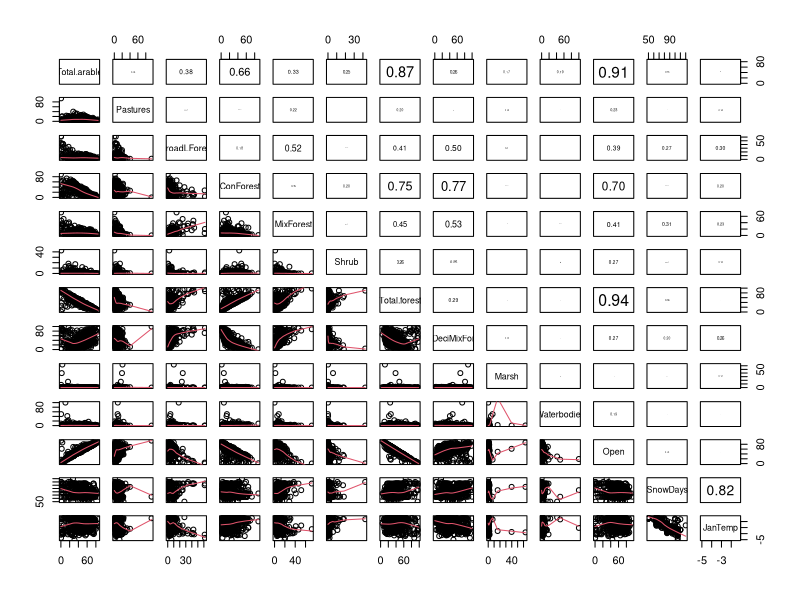
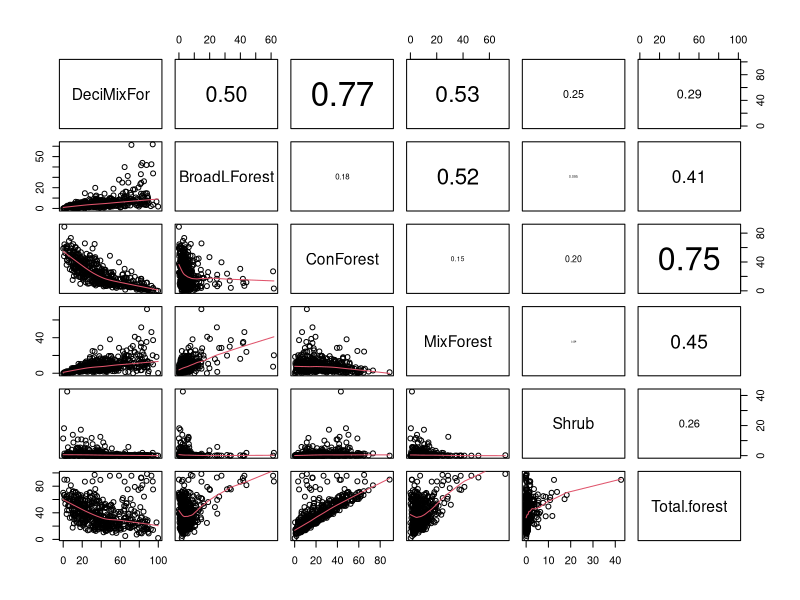
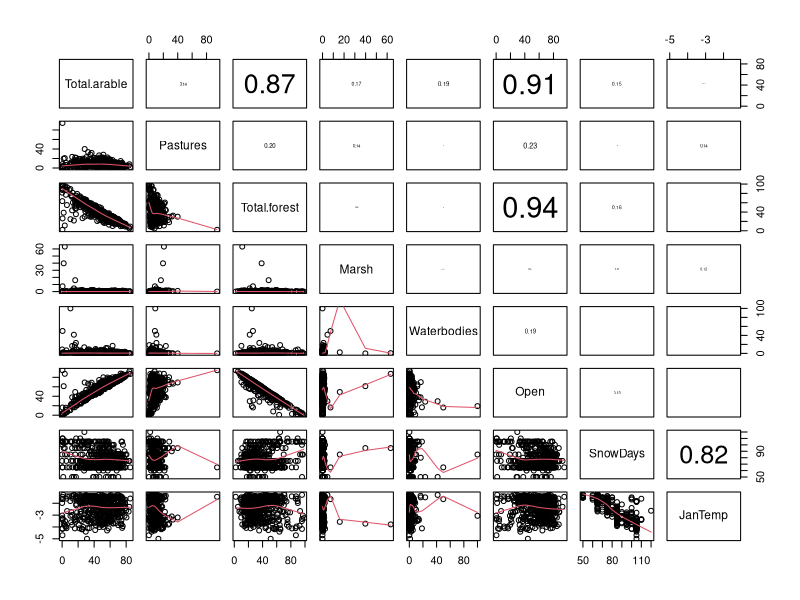
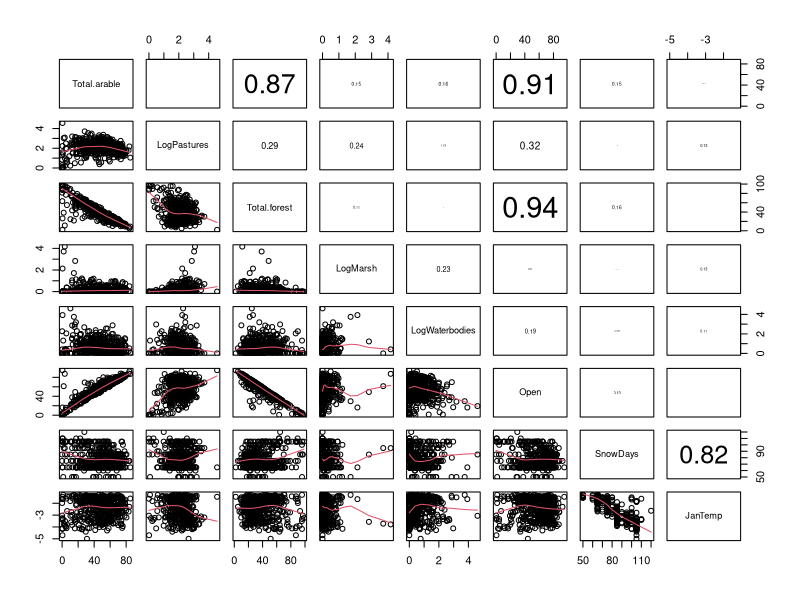
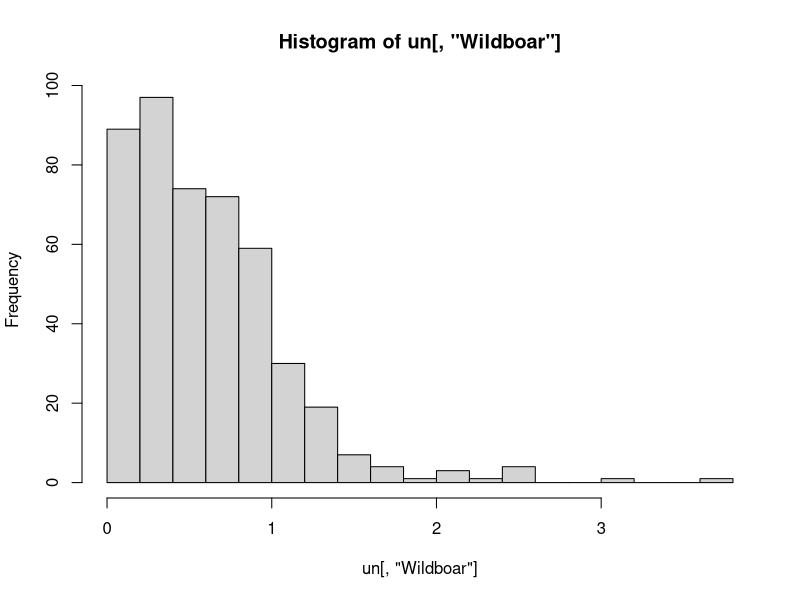
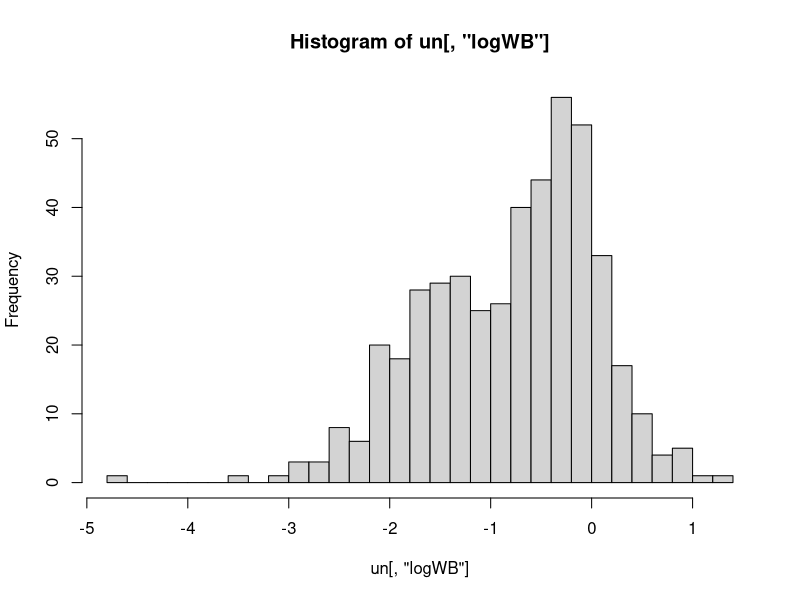
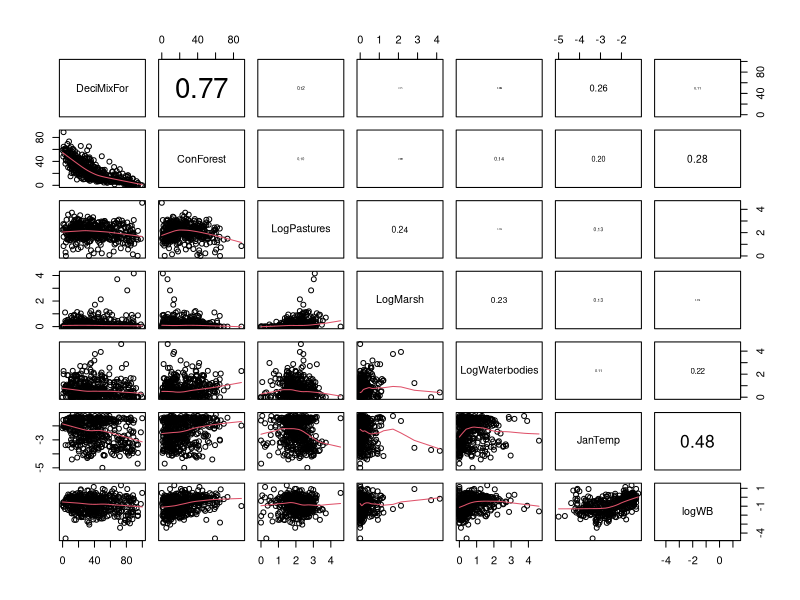
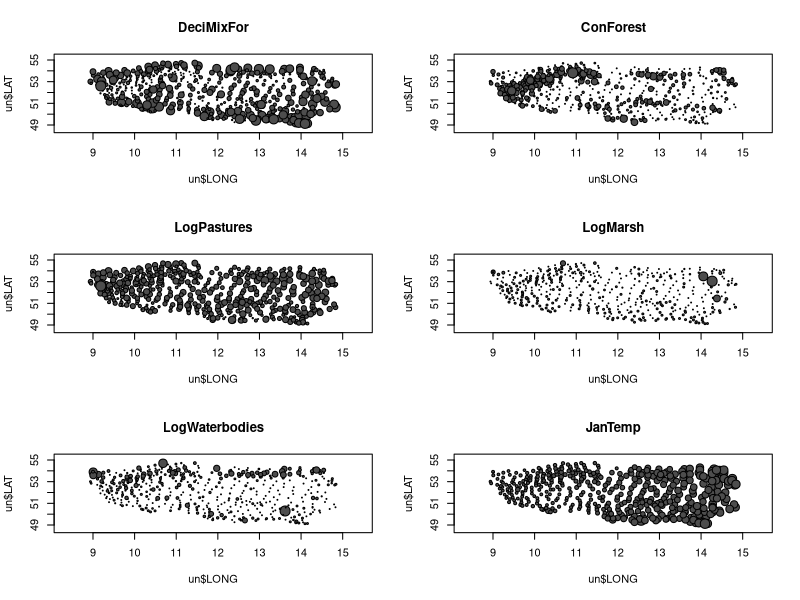

R code for these plots, in order: (Note: this script raises an error after producing the figures.)
## ---- chunk 1
knitr::opts_chunk$set(echo=TRUE, message = FALSE, warning = FALSE, eval = FALSE, cache = FALSE)

SOLUTIONS<- TRUE
## ---- chunk 2

library(lattice)
library(nlme)
library(effects)
library(knitr)

# load extra panel function for pair plots
panel.cor <- function(x, y, digits = 2, prefix = "", cex.cor, ...)
{
    usr <- par("usr"); on.exit(par(usr))
    par(usr = c(0, 1, 0, 1))
    r <- abs(cor(x, y))
    txt <- format(c(r, 0.123456789), digits = digits)[1]
    txt <- paste0(prefix, txt)
    if(missing(cex.cor)) cex.cor <- 0.8/strwidth(txt)
    text(0.5, 0.5, txt, cex = cex.cor * r)
}

pairs2<- function (x) pairs(x, lower.panel = panel.smooth, upper.panel = panel.cor)

# load data set
un<- read.csv("data/ungulates.csv")

str(un)

## ---- chunk 3
# My choice of Potential Predictor Variables (a rather broad first selection)
# I like to store the names of the variables of interest in a vector,
# for convenience
PPV<- c("Total.arable", "Pastures", "BroadLForest", "ConForest", "MixForest",
	"Shrub", "Total.forest", "DeciMixFor", "Marsh", "Waterbodies", "Open",
	"SnowDays", "JanTemp")

# I have excluded Longitude, Latitude and Quadrant because these
# are not environmental predictors, so they would not tell us directly
# about the environmental determinants of WB distribution.

# I have not selected other species as predictors, although if there
# were ecological inter-specific interactions between the wild boar
# and another species, they could be relevant as predictors.

## ---- chunk 4
pairs2(un[, PPV])
# a bit too many! Let's make subsets.

# Could start with all variables associated with forest habitats
PPV1<- c("DeciMixFor", "BroadLForest", "ConForest", "MixForest", "Shrub",
	"Total.forest")
pairs2(un[, PPV1])
# Forest habitats are mostly coniferous (industrial plantations).
# Therefore ConForest and Total.forest are highly correlated.
# Non-coniferous forests are mostly broad-leaved or mixed.
# wouldn't make much sense to include ConForest and Total.forest together
# option 1: use Total.forest alone
# option 2: if interested in forest type, use ConForest and DeciMixFor
# shrublands not too correlated with other forests-> can be used together

# variables associated with other habitats (keeping Total.Forest
# to see how forest cover is correlated with other land uses)
PPV2<- c("Total.arable", "Pastures", "Total.forest", "Marsh", "Waterbodies",
	"Open", "SnowDays", "JanTemp")
pairs2(un[, PPV2])
# Open habitats mostly Arable land (the two are therefore redundant)
# Non-arable is mostly forest (not to be used together)
# -> instead of Open/Arable, use Total.forest or ConForest + DeciMixFor
# SnowDays and JanTemp highly correlated -> use only one
# Pastures, Marsh and Waterbodies skewed -> try log-transform

un$LogPastures<- log(un$Pastures + 1)
un$LogMarsh<- log(un$Marsh + 1)
un$LogWaterbodies<- log(un$Waterbodies + 1)

PPV2<- c("Total.arable", "LogPastures", "Total.forest", "LogMarsh",
	"LogWaterbodies", "Open", "SnowDays", "JanTemp")
pairs2(un[, PPV2])
# Log of Marsh and Waterbodies still skewed -> use log for now and hope for the best.
# stronger transformations are possible but the stronger the less it reflects
# the original variable -> risk of losing some interpretability!

# My set of candidate predictors
CP<- c("DeciMixFor", "ConForest", "LogPastures", "LogMarsh", "LogWaterbodies",
	"JanTemp")

## ---- chunk 5
hist(un[, "Wildboar"], nclass= 25)
# positively skewed and mean close to zero
# -> log transform to avoid risk of negative predictions

un$logWB<- log(un$Wildboar)
# one obs with zero value (returning a -Inf)
# One approach is to use log(un$Wildboar + 1) for example,
# or we can replace the zero by something close to
# the smallest non-zero value in the data
min(un$Wildboar[un$Wildboar!=0])
# smallest non-zero value is 0.033, so we could use 0.01 for example
un$logWB[un$Wildboar==0]<- log(0.01) 

hist(un[, "logWB"], nclass= 25)
# Looking better

# Relationship between wild boar and selected predictors (bottom row):
pairs2(un[, c("DeciMixFor", "ConForest", "LogPastures", "LogMarsh",
	"LogWaterbodies", "JanTemp", "logWB")])
# suggestion of negative effect of deciduous forests
# suggestion of positive effect of coniferous forests
# suggestion of positive effect of water bodies
# suggestion of positive effect of January temperature

# no obvious transformation that would help

## ---- chunk 6

par(mfrow= c(3, 2))
# par(mfrow= c(2, 3))
max.size<- 0.05
symbols(x= un$LONG, y= un$LAT, circles= un$DeciMixFor, 
	bg= grey(0.3), inches= max.size, main= "DeciMixFor")
symbols(x= un$LONG, y= un$LAT, circles= un$ConForest, 
	bg= grey(0.3), inches= max.size, main= "ConForest")
symbols(x= un$LONG, y= un$LAT, circles= un$LogPastures, 
	bg= grey(0.3), inches= max.size, main= "LogPastures")
symbols(x= un$LONG, y= un$LAT, circles= un$LogMarsh, 
	bg= grey(0.3), inches= max.size, main= "LogMarsh")
symbols(x= un$LONG, y= un$LAT, circles= un$LogWaterbodies, 
	bg= grey(0.3), inches= max.size, main= "LogWaterbodies")
symbols(x= un$LONG, y= un$LAT, circles= abs(un$JanTemp), 
	bg= grey(0.3), inches= max.size, main= "JanTemp")

# JanTemp varies at very broad scale (very smooth
# change at national scale)

# Forest and Pastures vary at medium scales (some 
# clear regional patterns, not as smooth as JanTemp)

# Water-related habitats vary very locally

## ---- chunk 7

M1<- gls(logWB ~ DeciMixFor * ConForest + LogPastures + LogMarsh + 
		LogWaterbodies + JanTemp, data= un)
# DeciMixFor * ConForest asks if the (negative?) mixed forests effect
# depends on the availability of coniferous forests

summary(M1)

plot(Variogram(M1, nint= 25, form= ~ LONG + LAT, resType= "pearson"), 
		smooth= F)

# Could use a range of 3 to 4 and a nugget of 0.4, as starting points

## ---- chunk 8

# let's start with an initial value of the range lower than suggested 
# by the empirical variogram.
# If all is well, this should not make a difference to the model 
# estimates of the range and nugget coefficients:
M1.corSpher.1<- gls(logWB ~ DeciMixFor * ConForest + LogPastures + LogMarsh + 
		LogWaterbodies + JanTemp, correlation= corSpher(value= c(1, 0.4), 
		form = ~ LONG + LAT, nugget= T), data= un)
summary(M1.corSpher.1)
plot(Variogram(M1.corSpher.1, nint= 25, form= ~ LONG + LAT,
		resType= "pearson"), smooth= F)

# then one which is close but slightly under, maybe:
M1.corSpher.2<- gls(logWB ~ DeciMixFor * ConForest + LogPastures + LogMarsh + 
		LogWaterbodies + JanTemp, correlation= corSpher(value= c(2, 0.4), 
		form = ~ LONG + LAT, nugget= T), data= un)
summary(M1.corSpher.2)
plot(Variogram(M1.corSpher.2, nint= 25, form= ~ LONG + LAT,
		resType= "pearson"), smooth= F)

# then one which is close but slightly higher, maybe:
M1.corSpher.4<- gls(logWB ~ DeciMixFor * ConForest + LogPastures + LogMarsh + 
		LogWaterbodies + JanTemp, correlation= corSpher(value= c(4, 0.4), 
		form = ~ LONG + LAT, nugget= T), data= un)
summary(M1.corSpher.4)
plot(Variogram(M1.corSpher.4, nint= 25, form= ~ LONG + LAT,
		resType= "pearson"), smooth= F, ylim= c(0, 1.2))

# then end with an initial value of the range much larger than suggested
# by the empirical variogram, to explore how sensitive the estimate is:
M1.corSpher.10<- gls(logWB ~ DeciMixFor * ConForest + LogPastures + LogMarsh + 
		LogWaterbodies + JanTemp, correlation= corSpher(value= c(10, 0.4), 
		form = ~ LONG + LAT, nugget= T), data= un)
# summary(M1.corSpher.10)
plot(Variogram(M1.corSpher.10, nint= 25, form= ~ LONG + LAT,
		resType= "pearson"), smooth= F, ylim= c(0, 1.2))
# starting values 4 or greater for the range lead to the same range
# estimate (5.31), which is a good thing.
# But lower starting values (1 or 2) lead to different estimates, 
# so there is a high sensitivity to starting values overall, 
# which is a bit annoying. 
# This means that there is perhaps no unique way of fitting
# this model to the data. Could be because the assumptions of the Spherical
# model are not a very good match with the pattern in the data.

# For lack of a better approach, we'll ask AIC what fits the
# data best among the spherical variogram models:
kable(AIC(M1.corSpher.1, M1.corSpher.2, M1.corSpher.4, M1.corSpher.10))
# let's choose starting values set "M1.corSpher.4"


M1.corExp.2<- gls(logWB ~ DeciMixFor * ConForest + LogPastures + LogMarsh + 
		LogWaterbodies + JanTemp, correlation= corExp(value= c(2, 0.4), 
		form = ~ LONG + LAT, nugget= T), data= un)
summary(M1.corExp.2)
plot(Variogram(M1.corExp.2, nint= 25, form= ~ LONG + LAT,
		resType= "pearson"), smooth= F)

M1.corExp.10<- gls(logWB ~ DeciMixFor * ConForest + LogPastures + LogMarsh + 
		LogWaterbodies + JanTemp, correlation= corExp(value= c(10, 0.4), 
		form = ~ LONG + LAT, nugget= T), data= un)
summary(M1.corExp.10)
plot(Variogram(M1.corExp.10, nint= 25, form= ~ LONG + LAT,
		resType= "pearson"), smooth= F)

# with the exponential variogram the best estimates of the range and nugget
#  don't depend on the choice of initial values, whether small or 
# (unrealistically) large: that's more reassuring that the estimate is robust

kable(AIC(M1.corExp.2, M1.corExp.10))
# no difference


M1.corLin.4<- gls(logWB ~ DeciMixFor * ConForest + LogPastures + LogMarsh + 
		LogWaterbodies + JanTemp, correlation= corLin(value= c(4, 0.3), 
		form = ~ LONG + LAT, nugget= T), data= un)
summary(M1.corLin.4)
plot(Variogram(M1.corLin.4, nint= 25, form= ~ LONG + LAT,
		resType= "pearson"), smooth= F)

# the following does not converge:
#M1.corLin.5<- gls(logWB ~ DeciMixFor * ConForest + LogPastures + LogMarsh + 
#		LogWaterbodies + JanTemp, correlation= corLin(value= c(5, 0.3), 
#		form = ~ LONG + LAT, nugget= T), data= un)
#summary(M1.corLin.5)
#plot(Variogram(M1.corLin.5, nint= 25, form= ~ LONG + LAT,
#		resType= "pearson"), smooth= F)

#kable(AIC(M1.corLin.4, M1.corLin.5))
# no difference -> choose either

M1.corRatio.4<- gls(logWB ~ DeciMixFor * ConForest + LogPastures + LogMarsh + 
		LogWaterbodies + JanTemp, correlation= corRatio(value= c(4, 0.4), 
		form = ~ LONG + LAT, nugget= T), data= un)
summary(M1.corRatio.4)
plot(Variogram(M1.corRatio.4, nint= 25, form= ~ LONG + LAT,
		resType= "pearson"), smooth= F)

M1.corRatio.10<- gls(logWB ~ DeciMixFor * ConForest + LogPastures + LogMarsh + 
		LogWaterbodies + JanTemp, correlation= corRatio(value= c(10, 0.4), 
		form = ~ LONG + LAT, nugget= T), data= un)
summary(M1.corRatio.10)
plot(Variogram(M1.corRatio.10, nint= 25, form= ~ LONG + LAT,
		resType= "pearson"), smooth= F)

kable(AIC(M1.corRatio.4, M1.corRatio.10))
# no difference -> choose either

# now compare the different structures, using the best estimates for each one:
kable(AIC(M1.corSpher.4, M1.corExp.2, M1.corLin.4, M1.corRatio.4))
# corExp wins

## ---- chunk 9

M1.corExp.2.ML<- gls(logWB ~ DeciMixFor * ConForest + LogPastures + LogMarsh + 
		LogWaterbodies + JanTemp, correlation= corExp(value= c(2, 0.4), 
		form = ~ LONG + LAT, nugget= T), data= un, method= "ML")
summary(M1.corExp.2.ML)

drop1(M1.corExp.2.ML, test= "Chisq")
# remove LogWaterbodies

M2.corExp.2.ML<- gls(logWB ~ DeciMixFor * ConForest + LogPastures + LogMarsh +
		JanTemp, correlation= corExp(value= c(2, 0.4), 
		form = ~ LONG + LAT, nugget= T), data= un, method= "ML")
summary(M2.corExp.2.ML)

drop1(M2.corExp.2.ML, test= "Chisq")
# no more terms to delete

## ---- chunk 10

# no blocking performed, to check that the covariance structure is appropriate:
M2.corExp.2.REML<- gls(logWB ~ DeciMixFor * ConForest + LogPastures + LogMarsh +
		JanTemp, correlation= corExp(value= c(2, 0.4), 
		form = ~ LONG + LAT, nugget= T), data= un, method= "REML")
summary(M2.corExp.2.REML)
plot(Variogram(M2.corExp.2.REML, nint= 25, form= ~ LONG + LAT,
		resType= "pearson"), smooth= F, ylim= c(0, 1.5))

M2.corSpher.4.REML<- gls(logWB ~ DeciMixFor * ConForest + LogPastures + LogMarsh +
		JanTemp, correlation= corSpher(value= c(4, 0.4), 
		form = ~ LONG + LAT, nugget= T), data= un, method= "REML")
summary(M2.corSpher.4.REML)
plot(Variogram(M2.corSpher.4.REML, nint= 25, form= ~ LONG + LAT,
		resType= "pearson"), smooth= F, ylim= c(0, 1.5))
# seems a lot better for the estimated sill, worse for the fit at low distances

AIC(M2.corExp.2.REML, M2.corSpher.4.REML)
# AIC still slightly favours exponential
# (not a very meaningful difference, we could pick either covariance model)

summary(M2.corExp.2.REML)

M2.corExp.2.ML<- update(M2.corExp.2.REML, method= "ML")
kable(drop1(M2.corExp.2.ML))

# minimum adequate model unchanged

## ---- chunk 11

# We want the normalized residuals primarily, to see 
# if the model was successful at capturing all the
# residual spatial autocorrelation (little should remain)

# We may want to look at Pearson residuals as well, to see
# the spatial autocorrelation not accounted for by
# the predictors in the model

plot(Variogram(M2.corExp.2.REML, nint= 25, form= ~ LONG + LAT,
		resType= "pearson"), smooth= F, ylim= c(0, 1.5))
plot(Variogram(M2.corExp.2.REML, nint= 25, form= ~ LONG + LAT,
		resType= "normalized"), smooth= F, ylim= c(0, 1.5))

par(mfrow= c(1, 2))
M2.corExp.2.REML.res.p<-resid(M2.corExp.2.REML, type= "pearson")

symbols(x= un$LON, y= un$LAT, circles= abs(M2.corExp.2.REML.res.p), 
	inches= 0.17, bg= c("blue3", "red3")[(M2.corExp.2.REML.res.p > 0) + 1])

M2.corExp.2.REML.res.n<-resid(M2.corExp.2.REML, type= "normalized")

symbols(x= un$LON, y= un$LAT, circles= abs(M2.corExp.2.REML.res.n), 
	inches= 0.17, bg= c("blue3", "red3")[(M2.corExp.2.REML.res.n > 0) + 1])

# residuals vs fitted and QQplot
plot(resid(M2.corExp.2.REML, type= "normalized") ~ fitted(M2.corExp.2.REML))
abline(h= 0, col= 2)

qqnorm(resid(M2.corExp.2.REML, type= "normalized"))
qqline(resid(M2.corExp.2.REML, type= "normalized"))

## ---- chunk 12

par(mfrow= c(3, 2))
plot(resid(M2.corExp.2.REML, type= "pearson") ~ un$DeciMixFor); abline(h= 0, col= 2)
# slight non-linearity maybe

plot(resid(M2.corExp.2.REML, type= "pearson") ~ un$ConForest); abline(h= 0, col= 2)
# probable non-linearity (slight)

plot(resid(M2.corExp.2.REML, type= "pearson") ~ un$LogPastures); abline(h= 0, col= 2)
# looks fine

plot(resid(M2.corExp.2.REML, type= "pearson") ~ un$LogMarsh); abline(h= 0, col= 2)
# Likely over-influential values due to larger Marshes

plot(resid(M2.corExp.2.REML, type= "pearson") ~ un$JanTemp); abline(h= 0, col= 2)
# probable non-linearity (slight)

# One possible way of addressing this (being creative today!)
# censor (cap) LogMarshes values to a max of 1 
# (i.e., turn every value greater than 1 into 1)
# Not the most statistically elegant transformations (avoid if
# better available) but hopefully better than misleading
# conclusions due to overly influential observations
un$LogMarshCensored<- ifelse(un$LogMarsh < 1, un$LogMarsh, 1)

# if you are unsure about what the above command does, try this:
example<- 1:10
example
example < 6
ifelse(example < 6, example, 99)
# when test is true, takes value of example at the same position
# when test is false, takes 99

M3.corExp.2.REML<- gls(logWB ~ DeciMixFor * ConForest + LogPastures + LogMarshCensored +
		JanTemp, correlation= corExp(value= c(2, 0.4), 
		form = ~ LONG + LAT, nugget= T), data= un, method= "REML")
summary(M3.corExp.2.REML)
# no longer an effect of logMarsh

M3.corExp.2.ML<- update(M3.corExp.2.REML, method= "ML")
drop1(M3.corExp.2.ML)

M3.corExp.2.REML.res.p<-resid(M3.corExp.2.REML, type= "pearson")

plot(resid(M3.corExp.2.REML, type= "pearson") ~ un$LogMarshCensored); abline(h= 0, col= 2)

M4.corExp.2.REML<- gls(logWB ~ DeciMixFor * ConForest + LogPastures +
		JanTemp, correlation= corExp(value= c(2, 0.4), 
		form = ~ LONG + LAT, nugget= T), data= un, method= "REML")
summary(M4.corExp.2.REML)

M4.corExp.2.ML<- update(M4.corExp.2.REML, method= "ML")
kable(AIC(M2.corExp.2.ML, M3.corExp.2.ML, M4.corExp.2.ML))

# M2 favoured by AIC but flawed by influential values; Choose M4

# Note: there are much better alternatives to torturing the predictors 
# by transformation.
# The best one in my opinion is what we did in the Polish ungulates paper
# these data come from: treating the relationship as a smooth non-linear one
# using what is called a Generalized Additive Model (an extension of the LM/GLM).
# Not covered in this course, but a good introduction here:
# https://www.frontiersin.org/articles/10.3389/fevo.2018.00149/full 

## ---- chunk 13

plot(Effect("LogPastures", M4.corExp.2.REML))
plot(Effect("JanTemp", M4.corExp.2.REML))

## ---- chunk 14

plot(predictorEffect("DeciMixFor", M4.corExp.2.REML, xlevels= 4))

# positive effect of pastures
# positive effect of January temperature (Wild boars don't like it cold?)
# positive effect of coniferous forests
# positive effect of deciduous forests once taken other predictors
# 	into account(contrary to suggested by data exploration)
# interaction between coniferous and deciduous forests:
# the more coniferous forest around (hence the more total forest?),
#	the more positive is the effect of deciduous forests
# Hypothesis: 
# the wild boar uses the two types of forests in a complementary way
# (more research required to test that one!)
